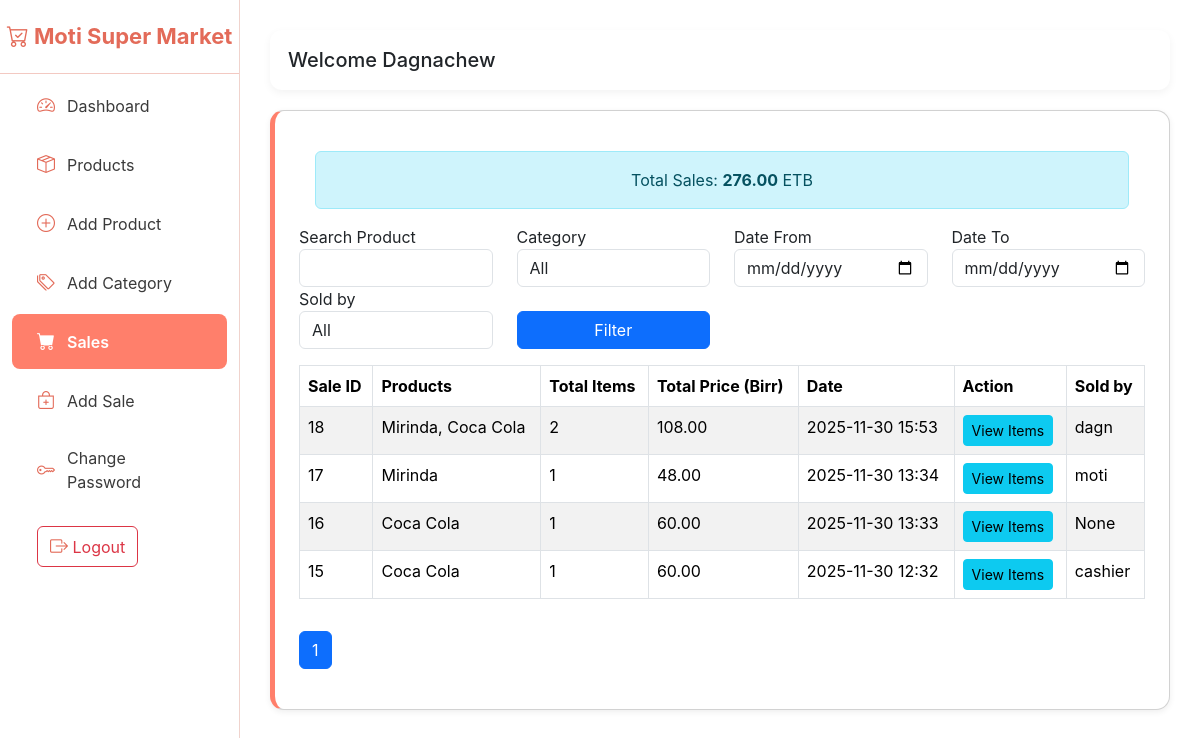
The app's page /sales/ (signed in) with its own data.
### authentication/models.py (models this page shows, shortened)
class CustomUser(AbstractUser):
    class UserType(models.TextChoices):
        ADMIN = "admin", "Admin"
        CASHIER = "cashier", "Cashier"
    user_type = models.CharField(
        max_length=20,
        choices=UserType.choices,
        default=UserType.CASHIER
    )
    middle_name = models.CharField(max_length=100, null=True, blank=True)
    company = models.ForeignKey(Company, on_delete=models.CASCADE)

### myapp/models.py (models this page shows, shortened)
class Sale(models.Model):
    created_at = models.DateTimeField(auto_now_add=True)
    total_price = models.DecimalField(max_digits=12, decimal_places=2, default=0)  # total for all items
    sold_by = models.ForeignKey(
        settings.AUTH_USER_MODEL,
        on_delete=models.CASCADE,
        related_name='sales', null=True, blank=True
    )

class Product(models.Model):
    name = models.CharField(max_length=200)
    category = models.ForeignKey(Category, on_delete=models.SET_NULL, null=True)
    barcode = models.CharField(max_length=100, blank=True, null=True)
    selling_price = models.DecimalField(max_digits=10, decimal_places=2)
    low_stock_threshold = models.PositiveIntegerField(default=10)  # NEW FIELD
    created_at = models.DateTimeField(auto_now_add=True)

### myapp/views.py (the view)
# urls.py: path('sales/', views.sales, name='sales'),
@login_required(login_url='/accounts/login')
@user_passes_test(is_admin)
def sales(request):
    today = date.today()
    search = request.GET.get('search', '').strip()
    category = request.GET.get('category')
    product_id = request.GET.get('product')
    date_from = request.GET.get('date_from', today)
    date_to = request.GET.get('date_to', today)
    sold_by = request.GET.get('sold_by')
    sale_items_qs = SaleItem.objects.select_related('product')
    sales = Sale.objects.prefetch_related(
        Prefetch('items', queryset=sale_items_qs, to_attr='sale_items')
    ).order_by('-created_at')
    if search:
        sales = sales.filter(items__product__name__icontains=search).distinct()
    if category:
        sales = sales.filter(items__product__category_id=category).distinct()
    if product_id:
        sales = sales.filter(items__product_id=product_id).distinct()
    if date_from:
        sales = sales.filter(created_at__date__gte=date_from)
    if date_to:
        sales = sales.filter(created_at__date__lte=date_to)
    if sold_by:
        sales = sales.filter(sold_by=sold_by)
    for sale in sales:
        sale.total_items = sum(item.quantity for item in sale.sale_items)
        sale.total_price = sum(item.total_price for item in sale.sale_items)
        sale.product_names = ", ".join(item.product.name for item in sale.sale_items)
    grand_total_price = sum(sale.total_price for sale in sales)
    paginator = Paginator(sales, 20)
    page_number = request.GET.get('page')
    page_obj = paginator.get_page(page_number)
    from authentication.models import CustomUser
    context = {
        'sales': page_obj,
        'page_obj': page_obj,
        'categories': Category.objects.all(),
        'products': Product.objects.all(),
        'values': request.GET,
        'users': CustomUser.objects.all(),
        'grand_total_price': grand_total_price,   # ✅ Pass to template
    }
    return render(request, 'sales.html', context)

### authentication/views.py (called while the page is built)
def is_admin(user):
    return user.user_type == 'admin'

### myapp/templatetags/money.py (called while the page is built)
@register.filter
def money(value):
    try:
        value = float(value)
        return f"{value:,.2f}"
    except:
        return value

### template/sales.html (shortened to what this page needs)
{% extends 'base.html' %}
{% block content %}
{% load money %}
<div class="card card-simple p-4">
<div class="alert alert-info m-3 text-center">
    Total Sales: <strong>{{ grand_total_price|money }}</strong> ETB
</div>
    <form method="GET" class="row">
        <div class="col-md-3 position-relative">
            <label>Search Product</label>
            <input type="text" id="product_input" name="search" value="{{ values.search }}" class="form-control" autocomplete="off">
        </div>
        <div class="col-md-3">
            <label>Category</label>
            <select name="category" class="form-control">
                <option value="">All</option>
            </select>
        </div>
        <div class="col-md-3">
            <label>Date From</label>
            <input type="date" name="date_from" value="{{ values.date_from }}" class="form-control">
        </div>
        <div class="col-md-3">
            <label>Date To</label>
            <input type="date" name="date_to" value="{{ values.date_to }}" class="form-control">
        </div>
        <div class="col-md-3">
            <label>Sold by</label>
            <select name="sold_by" class="form-control">
                <option value="">All</option>
            </select>
        </div>
        <div class="col-md-3 d-flex align-items-end">
            <button class="btn btn-primary w-100">Filter</button>
        </div>
    </form>
    <table class="table table-bordered table-striped mt-3">
        <thead>
            <tr>
                <th>Sale ID</th>
                <th>Products</th>
                <th>Total Items</th>
                <th>Total Price (Birr)</th>
                <th>Date</th>
                <th>Action</th>
                <th>Sold by</th>
            </tr>
        </thead>
        <tbody>
            {% for sale in sales %}
            <tr>
                <td>{{ sale.id }}</td>
                <td>{{ sale.product_names }}</td>
                <td>{{ sale.total_items }}</td>
                <td>{{ sale.total_price|money }}</td>
                <td>{{ sale.created_at|date:"Y-m-d H:i" }}</td>
                <td>
                    <a href="{% url 'sale_detail' sale.id %}" class="btn btn-sm btn-info">View Items</a>
                </td>
                 <td>{{ sale.sold_by }}</td>
            </tr>
            {% empty %}
            <tr>
                <td colspan="6" class="text-center text-muted">No sales found.</td>
            </tr>
            {% endfor %}
        </tbody>
    </table>
    <nav>
        <ul class="pagination mt-3">
            {% for num in page_obj.paginator.page_range %}
                <li class="page-item {% if page_obj.number == num %}active{% endif %}">
                    <a class="page-link" href="?page={{ num }}">{{ num }}</a>
                </li>
            {% endfor %}
        </ul>
    </nav>
</div>
{% endblock %}

### template/base.html (shortened to what this page needs)
<!DOCTYPE html>
<html lang="en">
<head>
    <link href="https://cdn.jsdelivr.net/npm/bootstrap@5.3.3/dist/css/bootstrap.min.css" rel="stylesheet">
    <link href="https://cdn.jsdelivr.net/npm/bootstrap-icons@1.10.5/font/bootstrap-icons.css" rel="stylesheet">
</head>
<body>
    <div class="sidebar">
        <div class="brand">
            <i class="bi bi-cart-check"></i> Moti Super Market
        </div>
        <a href="{% url 'home' %}" class="{% if request.resolver_match.url_name == 'cashier_view'  %}active{% endif %}">
            <i class="bi bi-speedometer2"></i> Dashboard
        </a>
        <a href="{% url 'products' %}" class="{% if request.resolver_match.url_name == 'products' %}active{% endif %}">
    <i class="bi bi-box-seam"></i> Products</a>
        <a href="{% url 'add_product' %}" class="{% if request.resolver_match.url_name == 'add_product' %}active{% endif %}">
            <i class="bi bi-plus-circle"></i> Add Product
        </a>
        <a href="{% url 'add_category' %}" class="{% if request.resolver_match.url_name == 'add_category' %}active{% endif %}">
    <i class="bi bi-tags"></i> Add Category
</a>
        <a href="{% url 'sales' %}" class="{% if request.resolver_match.url_name == 'sales' %}active{% endif %}">
            <i class="bi bi-cart-fill"></i> Sales
        </a>
        <a href="{% url 'add_sale' %}" class="{% if request.resolver_match.url_name == 'add_sale' %}active{% endif %}">
            <i class="bi bi-bag-plus"></i> Add Sale
        </a>
            <a href="{% url 'password_change' %}">
            <i class="bi bi-key"></i> Change Password
        </a>
        <a>
            <form method="POST" action="{% url 'logout' %}">
                <button type="submit" class="btn btn-outline-danger">
                    <i class="bi bi-box-arrow-right"></i> Logout
                </button>
            </form>
        </a>
    </div>
    <div class="main-content">
        <div class="top-bar">
            <h5 class="m-0">Welcome {{request.user.first_name}}</h5>
        </div>
        <div>
            {% block content %}
            {% endblock %}
        </div>
    </div>
</body>
</html>

### template/base.html (style rules this page uses)
:root { --coral: #ff7f6b; --coral-dark: #e36b59; --coral-light: #ff9e8c; --sidebar-bg: white; --sidebar-text: #3a3a3a; --sidebar-hover: #ffe5e0; --accent: #ff7f6b; }
body { font-family: 'Inter', sans-serif; }
.sidebar { width: 240px; height: 100vh; background: var(--sidebar-bg); border-right: 1px solid #f0d3cd; padding-top: 20px; position: fixed; }
.sidebar .brand { font-size: 22px; font-weight: 700; color: var(--coral-dark); text-align: center; padding-bottom: 20px; border-bottom: 1px solid #f3c9c2; }
.sidebar a { color: var(--sidebar-text); padding: 14px 25px; display: flex; align-items: center; gap: 12px; font-size: 16px; text-decoration: none; transition: 0.25s; border-radius: 8px; margin: 4px 12px; }
.sidebar a i { font-size: 18px; color: var(--coral-dark); }
.sidebar a.active { background: var(--coral); color: white; font-weight: 600; }
.sidebar a.active i { color: white; }
.main-content { margin-left: 240px; padding: 30px; }
.top-bar { background: white; padding: 18px; border-radius: 12px; box-shadow: 0 3px 8px rgba(0,0,0,0.05); margin-bottom: 20px; }
.card-simple { border-radius: 14px; background: white; padding: 20px; box-shadow: 0 2px 6px rgba(0,0,0,0.07); border-left: 5px solid var(--coral); }

### records on screen
CustomUser: user.first_name "Dagnachew"
Sale: id "18", product_names "Mirinda, Coca Cola", total_items "2", total_price "108.00", created_at "2025-11-30 15:53", sold_by "dagn"
Sale: id "17", product_names "Mirinda", total_items "1", total_price "48.00", created_at "2025-11-30 13:34", sold_by "moti"
Sale: id "16", product_names "Coca Cola", total_items "1", total_price "60.00", created_at "2025-11-30 13:33", sold_by "None"
Sale: id "15", product_names "Coca Cola", total_items "1", total_price "60.00", created_at "2025-11-30 12:32", sold_by "cashier"

### other values on screen
{{ grand_total_price|money }} "276.00"
{{ num }} "1"
